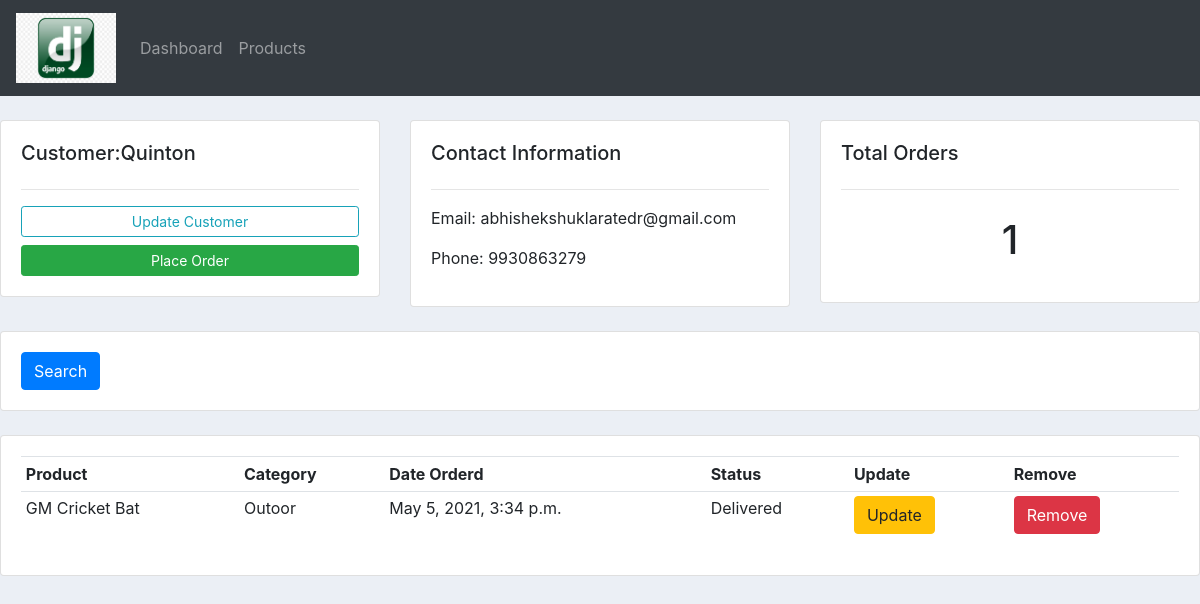
The page /customer/3 on the database as committed earlier.
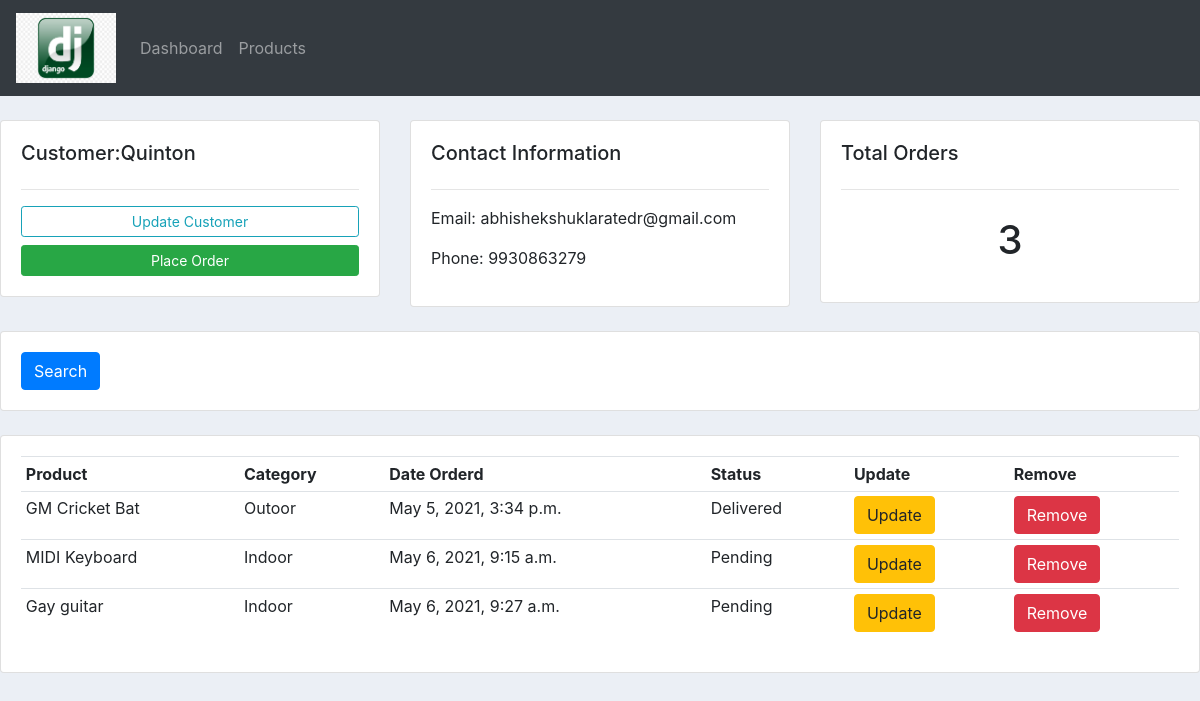
The same page on the database as committed later.
### accounts/models.py (models this page shows, shortened)
class Order(models.Model):
    STATUS = (
        ('Pending', 'Pending'),
        ('Out for Delivery', 'Out for Delivery'),
        ('Delivered', 'Delivered')
    )
    customer = models.ForeignKey(
        'Customer', null=True, on_delete=models.SET_NULL)
    product = models.ForeignKey(
        'Product', null=True, on_delete=models.SET_NULL)
    date_created = models.DateTimeField(auto_now_add=True)
    status = models.CharField(max_length=200, null=True, choices=STATUS)

class Product(models.Model):
    CATEGORY = (
        ('Indoor', 'Indoor'),
        ('Outoor', 'Outoor')
    )
    name = models.CharField(max_length=200, null=True)
    price = models.FloatField(null=True)
    category = models.CharField(max_length=200, null=True, choices=CATEGORY)
    description = models.CharField(max_length=200, null=True)
    date_created = models.DateTimeField(auto_now_add=True)
    tags = models.ManyToManyField("Tag")
    def __str__(self):
        return self.name

### accounts/views.py (the view)
# urls.py: path('customer/<str:pk>', views.customer, name="customer"),
def customer(request, pk):
    customer = Customer.objects.get(id=pk)
    orders = customer.order_set.all()
    orders_count = orders.count()
    context = {'customer': customer, 'orders': orders,
               'orders_count': orders_count}
    return render(request, 'accounts/customers.html', context)

### accounts/templates/accounts/customers.html
{% extends 'accounts/main.html' %}
{% block content %}
<br>
<div class="row">
    <div class="col-md">
        <div class="card card-body">
            <h5>Customer:{{customer.name}}</h5>
            <hr>
            <a class="btn btn-outline-info  btn-sm btn-block" href="">Update Customer</a>
            <a class="btn btn-sm btn-block btn-success" href="{% url 'create_order' customer.id %}">Place Order</a>
        </div>
    </div>
    <div class="col-md">
        <div class="card card-body">
            <h5>Contact Information</h5>
            <hr>
            <p>Email: {{customer.email}}</p>
            <p>Phone: {{customer.phone}}</p>
        </div>
    </div>
    <div class="col-md">
        <div class="card card-body">
            <h5>Total Orders</h5>
            <hr>
            <h1 style="text-align: center;padding: 10px">{{orders_count}}</h1>
        </div>
    </div>
</div>
<br>
<div class="row">
    <div class="col">
        <div class="card card-body">
            <form method="get">
                <button class="btn btn-primary" type="submit">Search</button>
            </form>
        </div>
    </div>
</div>
<br>
<div class="row">
    <div class="col-md">
        <div class="card card-body">
            <table class="table table-sm">
                <tr>
                    <th>Product</th>
                    <th>Category</th>
                    <th>Date Orderd</th>
                    <th>Status</th>
                    <th>Update</th>
                    <th>Remove</th>
                </tr>
                {% for order in orders %}
                <tr>
                    <td>{{order.product}}</td>
                    <td>{{order.product.category}}</td>
                    <td>{{order.date_created}}</td>
                    <td>{{order.status}}</td>
                    <td><a href="" class="btn btn-warning">Update</a></td>
                    <td><a href="" class="btn btn-danger">Remove</a></td>
                </tr>
                {% endfor %}
            </table>
        </div>
    </div>
</div>
{% endblock %}

Rows that differ between the two databases and show on the page:
added Order: product "MIDI Keyboard", product.category "Indoor", date_created "May 6, 2021, 9:15 a.m.", status "Pending"
added Order: product "Gay guitar", product.category "Indoor", date_created "May 6, 2021, 9:27 a.m.", status "Pending"
Other text that changed with them:
{{ orders_count }}: "1" → "3"
